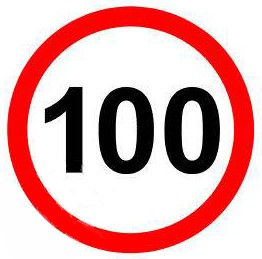
#> input picture resource/Image/100.jpg, 262 x 259 px, given in place of stream, which was not available
$ python cameraTest.py
#> lines starting #> are read from the running program, lines starting #| are printed output that depends on the picture; pictures that were not available may be replaced by others from this repository, and a replacement may not be noted
import cv2

url = r"http://192.168.43.31:81/stream"

cap = cv2.VideoCapture(url)

while True:
    ret, src = cap.read()
#> src is the input picture: shape (259, 262, 3); mean B, G, R 172.6, 172.7, 222.5
    rotation = cv2.rotate(src, cv2.ROTATE_180)
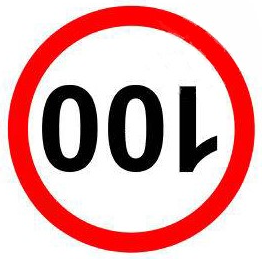
#> rotation: shape (259, 262, 3); mean B, G, R 172.6, 172.7, 222.5
    B, _, _ = cv2.split(src)
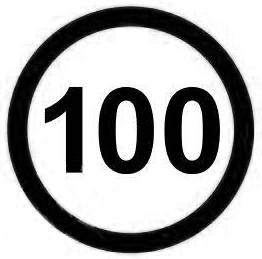
#> B: shape (259, 262); min 0, max 255, mean 172.6
    B = cv2.GaussianBlur(src, (5, 5), 1)
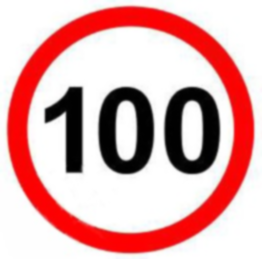
#> B: shape (259, 262, 3); mean B, G, R 172.6, 172.7, 222.5

    cv2.imshow("B", B)
    cv2.imshow("src", src)
    cv2.imshow("rotation", rotation)
    if cv2.waitKey(1) & 0xFF == ord('q'):
#> (key q is pressed here)
        break

cap.release()

$ run again, on resource/Image/40.jpg
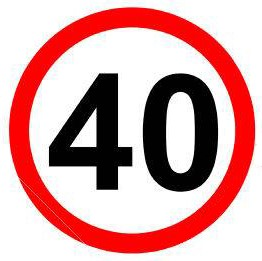
#> input picture resource/Image/40.jpg, 262 x 261 px, given in place of stream, which was not available
#> src is the input picture: shape (261, 262, 3); mean B, G, R 163.9, 164, 212.9
#> `rotation = cv2.rotate(src, cv2.ROTATE_180)`:
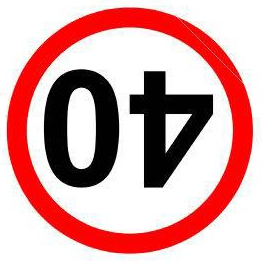
#> rotation: shape (261, 262, 3); mean B, G, R 163.9, 164, 212.9
#> `B = cv2.GaussianBlur(src, (5, 5), 1)`:
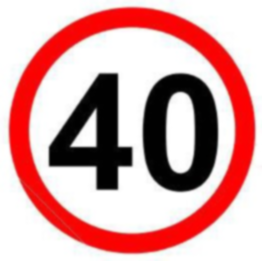
#> B: shape (261, 262, 3); mean B, G, R 163.9, 164.1, 212.9
